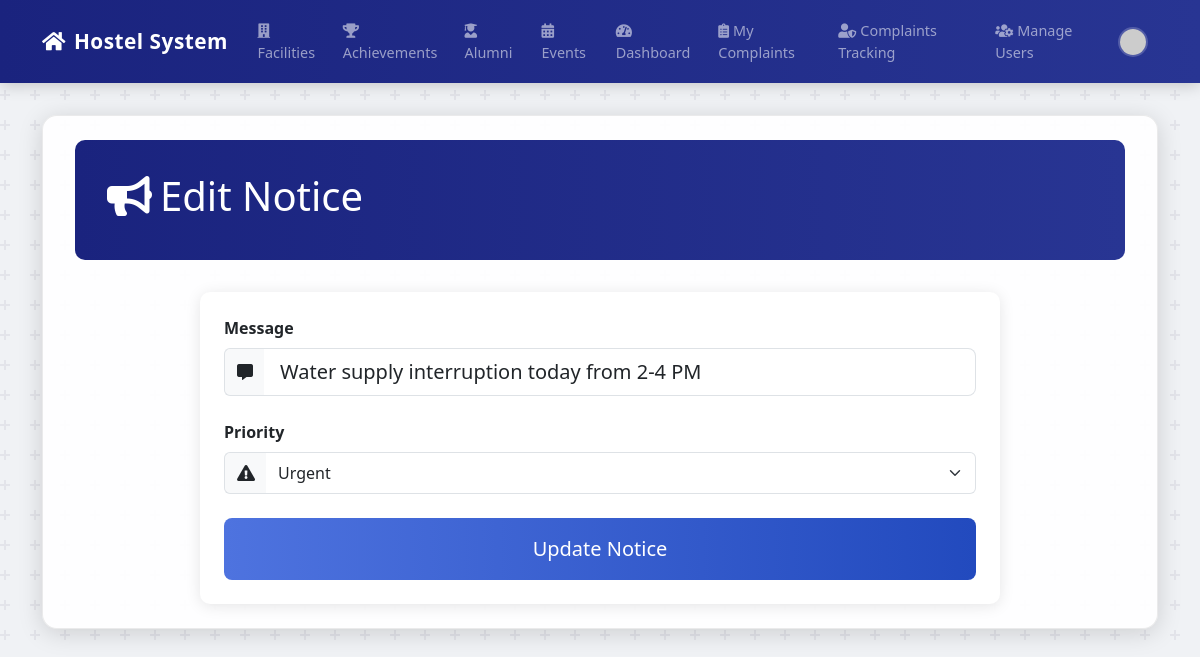
Screenshot of /admin/notice/edit/5 (signed in) with the database file from the repository.
### app.py (models this page shows)
class Notice(db.Model):
    id = db.Column(db.Integer, primary_key=True)
    message = db.Column(db.String(200), nullable=False)
    priority = db.Column(db.String(20), default='Normal')  # Normal, Important, Urgent
    created_at = db.Column(db.DateTime, nullable=False, default=datetime.utcnow)

### app.py (the view)
@app.route('/admin/notice/edit/<int:id>', methods=['GET', 'POST'])
@login_required
@admin_required
def edit_notice(id):
    notice = Notice.query.get_or_404(id)
    form = NoticeForm(obj=notice)
    if form.validate_on_submit():
        notice.message = form.message.data
        notice.priority = form.priority.data
        db.session.commit()
        flash('Notice has been updated!', 'success')
        return redirect(url_for('home'))
    return render_template('edit_notice.html', title='Edit Notice', form=form, notice=notice)

### app.py
class NoticeForm(FlaskForm):
    message = StringField('Message', validators=[DataRequired()])
    priority = SelectField('Priority', choices=[('Normal', 'Normal'), ('Important', 'Important'), ('Urgent', 'Urgent')], validators=[DataRequired()])
    submit = SubmitField('Update Notice')

### app.py (called while the page is built)
def admin_required(f):
    @wraps(f)
    def decorated_function(*args, **kwargs):
        if not current_user.is_authenticated or current_user.role != 'HMC Admin':
            flash('You do not have permission to access this page.', 'danger')
            return redirect(url_for('home'))
        return f(*args, **kwargs)
    return decorated_function

@login_manager.user_loader
def load_user(user_id):
    return User.query.get(int(user_id))

### templates/edit_notice.html (shortened to what this page needs)
{% extends "base.html" %}
{% block content %}
<div class="container-md py-4">
    <div class="dashboard-header">
        <h1><i class="fas fa-bullhorn me-2"></i>Edit Notice</h1>
    </div>
    <div class="complaint-form-section">
        <div class="card">
            <div class="card-body p-4">
                <form method="POST" action="" class="complaint-form">
                    <div class="mb-4">
                        {{ form.message.label(class="form-label fw-bold") }}
                        <div class="input-group">
                            <span class="input-group-text"><i class="fas fa-comment-alt"></i></span>
                            {{ form.message(class="form-control form-control-lg") }}
                        </div>
                    </div>
                    <div class="mb-4">
                        {{ form.priority.label(class="form-label fw-bold") }}
                        <div class="input-group">
                            <span class="input-group-text"><i class="fas fa-exclamation-triangle"></i></span>
                            {{ form.priority(class="form-select form-control-lg") }}
                        </div>
                    </div>
                    <div class="d-grid">
                        {{ form.submit(class="btn btn-primary btn-lg submit-btn") }}
                    </div>
                </form>
            </div>
        </div>
    </div>
</div>
{% endblock %}

### templates/base.html (style rules this page uses)
body { background-color: #f0f2f5; }
.container-md { background-color: rgba(255, 255, 255, 0.92); border-radius: 15px; box-shadow: 0 4px 25px rgba(0, 0, 0, 0.15); padding: 2rem; margin-top: 2rem; margin-bottom: 2rem; border: 1px solid rgba(0,0,0,0.08); }
.dashboard-header, .hero-section { border-radius: 10px; position: relative; overflow: hidden; }
.btn-primary { border: none; transition: all 0.3s ease; }

### templates/edit_notice.html (style rules this page uses)
.dashboard-header { background: linear-gradient(to right, #1a237e, #283593); padding: 2rem; margin: 0 0 2rem 0; color: white; border-radius: 10px; }
.complaint-form-section { animation: fadeIn 0.5s ease-in; max-width: 800px; margin: 0 auto; }
.card { border: none; box-shadow: 0 2px 15px rgba(0,0,0,0.1); border-radius: 10px; }
.input-group-text { background-color: #f8f9fa; border-right: none; }
.form-control, .form-select { border-left: none; }
.submit-btn { background: linear-gradient(to right, #4e73df, #224abe); border: none; padding: 1rem; transition: all 0.3s ease; }

### rows the page displays
Notice: message "Water supply interruption today from 2-4 PM", priority "Urgent"
